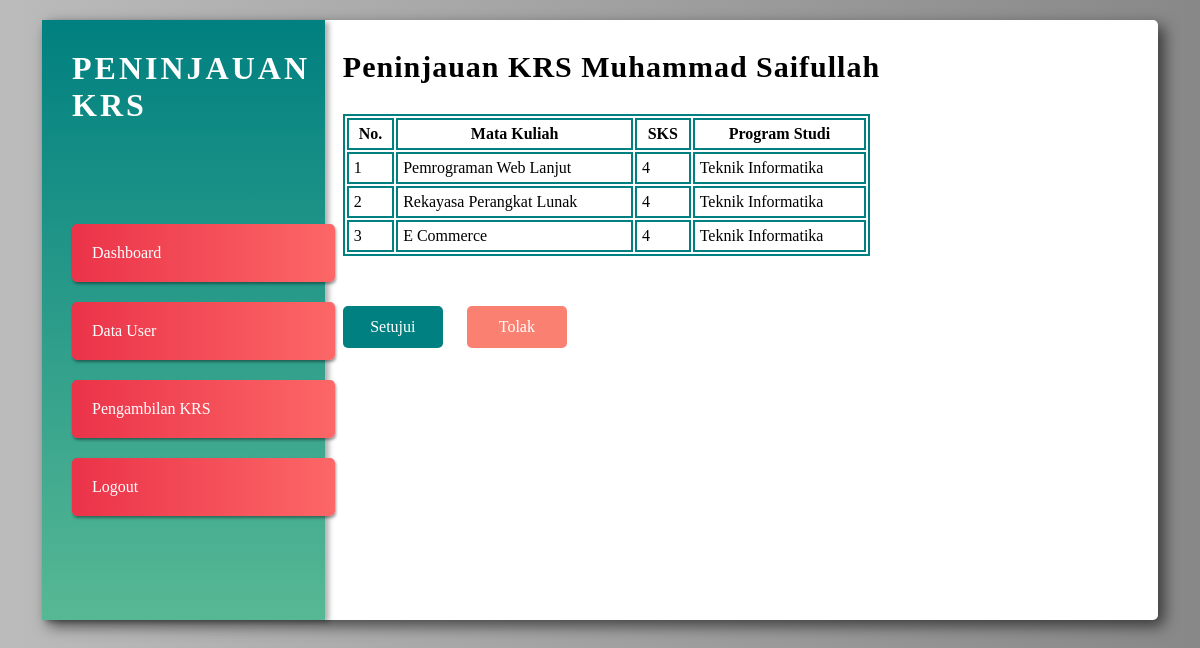
Before: /admin/tinjau.php?nim=20117031 (signed in) with the older database file.
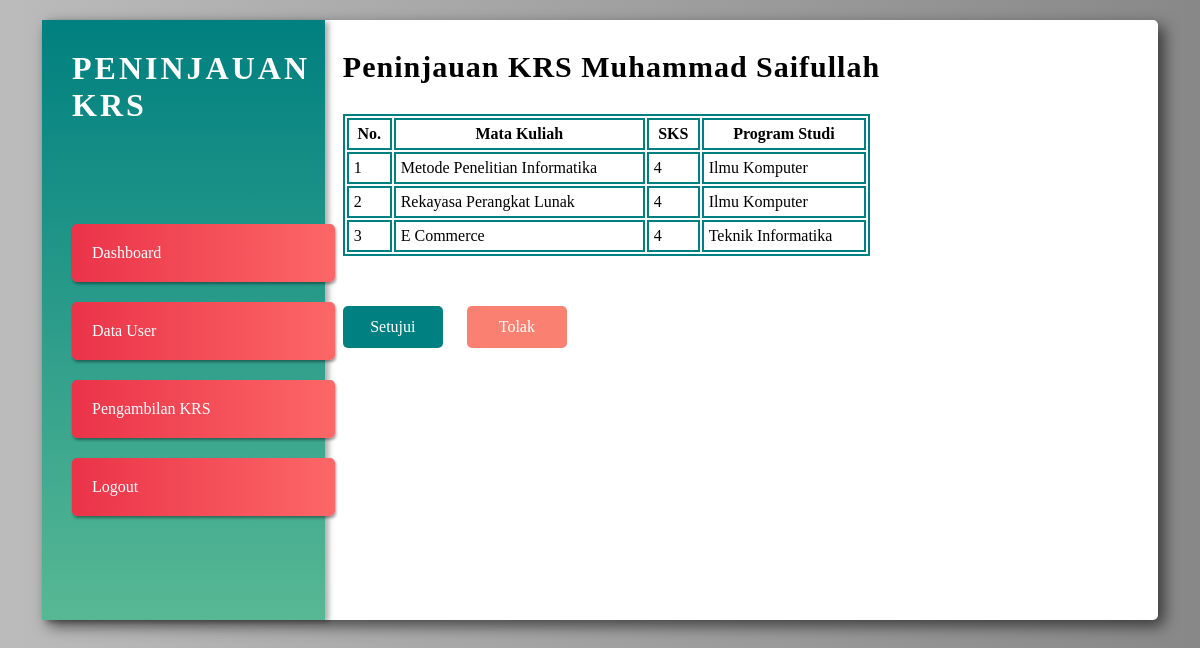
After: the same page with the newer database file.
### tables this page shows
CREATE TABLE `user` (
  `nim` int(11) NOT NULL,
  `nama` varchar(50) NOT NULL,
  `password` text NOT NULL,
  `status` int(11) DEFAULT NULL
);

CREATE TABLE `pengambilan` (
  `id_pengambilan` int(11) NOT NULL,
  `nim` int(11) NOT NULL,
  `id_makul` int(11) NOT NULL,
  `status` varchar(20) NOT NULL
);

CREATE TABLE `mata_kuliah` (
  `id_makul` int(11) NOT NULL,
  `nama_makul` text NOT NULL,
  `sks` int(11) NOT NULL,
  `semester` int(11) NOT NULL,
  `prodi` text NOT NULL
);

### admin/tinjau.php (the view, shortened to what this page needs)
<?php include '../config.php'; ?>
<?php
	$nim      = $_GET['nim'];
	$get_name = mysqli_query($conn, "SELECT * FROM user WHERE nim = '$nim' ");
	$nama     = mysqli_fetch_assoc($get_name)['nama'];
?>
<!DOCTYPE html>
<html lang="en">
<head>
	<link rel="stylesheet" href="../assets/css/dashboard.css">
</head>
<body>
	<div class="wrapper">
		<div class="menu">
			<h1 class="heading">Peninjauan KRS</h1>
			<ul>
				<li>
					<a href="dashboard.php">Dashboard</a>
				</li>
				<li>
					<a href="user.php">Data User</a>
				</li>
				<li>
					<a href="krs.php">Pengambilan KRS</a>
				</li>
				<li>
					<a href="logout.php">Logout</a>
				</li>
			</ul>
		</div>
		<div class="content">
			<div class="admin">
				<h2>Peninjauan KRS <?= $nama ?></h2>
				<table>
					<tr>
						<th>No.</th>
						<th>Mata Kuliah</th>
						<th>SKS</th>
						<th>Program Studi</th>
					</tr>
<?php
	$query = "SELECT * FROM pengambilan JOIN mata_kuliah ON pengambilan.id_makul = mata_kuliah.id_makul WHERE pengambilan.nim = '$nim' ";
	$res   = mysqli_query($conn, $query);
	$no    = 1;
	while($row = mysqli_fetch_assoc($res)):
?>
					<tr>
						<td><?= $no ?></td>
						<td><?= $row['nama_makul'] ?></td>
						<td><?= $row['sks'] ?></td>
						<td><?= $row['prodi'] ?></td>
					</tr>
<?php $no++; endwhile ?>
				</table>
				<div class="btn-actions">
					<a href="aksi.php?aksi=acc&nim=<?= $_GET['nim'] ?>">
						<button class="btn-acc">
							Setujui
						</button>
					</a>
					<a href="aksi.php?aksi=reject&nim=<?= $_GET['nim'] ?>">
						<button class="btn-reject">
							Tolak
						</button>
					</a>
				</div>
			</div>
		</div>
	</div>
</body>
</html>

### assets/css/dashboard.css (style rules this page uses)
* { margin: 0; padding: 0; font-family: "gotham"; }
a { text-decoration: none; }
body { background: linear-gradient(to right, #bbb, #888); }
.wrapper { top: 20px; background-color: #FFF; width: 93%; min-height: 600px; margin: auto; border-radius: 5px; position: relative; box-shadow: 6px 6px 15px rgba(0, 0, 0, .6); }
.wrapper .heading { letter-spacing: 3px; text-transform: uppercase; }
.menu { position: absolute; padding: 30px; width: 20%; bottom: 0; top: 0; box-shadow: 4px 2px 5px rgba(0, 0, 0, .3); color: #FFF; background: linear-gradient(to bottom, teal, #57b894); z-index: 2; }
.menu ul { margin-top: 100px; list-style-type: none; }
.menu ul li { padding: 20px; background: linear-gradient(to right, #EB3349, #fc6767); box-shadow: 1px 2px 3px rgba(0, 0, 0, .4); width: 100%; border-radius: 5px; margin-bottom: 20px; }
.menu ul li a { color: #FFF; }
.content { position: absolute; z-index: 1; bottom: 0; top: 0; padding: 20px; width: 75%; right: 0; }
.admin { padding: 10px; width: 90%; max-height: 450px; overflow: auto; margin: auto; }
.admin h2 { font-size: 30px; letter-spacing: 1px; margin-bottom: 30px; }
.admin table { width: 70%; border: 2px solid teal; }
.admin table tr th, .admin table tr td { border: 2px solid teal; padding: 5px; }
.admin .btn-actions button { margin-top: 50px; border: none; padding: 12px; font-size: 16px; width: 100px; margin-right: 20px; border-radius: 5px; }
.admin .btn-actions .btn-acc { background-color: teal; color: white }
.admin .btn-actions .btn-reject { background-color: salmon; color: white }

Changed rows visible on the page:
changed through a linked row, pengambilan: id_makul.nama_makul "Pemrograman Web Lanjut" → "Metode Penelitian Informatika"; id_makul.prodi "Teknik Informatika" → "Ilmu Komputer"
changed through a linked row, pengambilan "Rekayasa Perangkat Lunak": id_makul.prodi "Teknik Informatika" → "Ilmu Komputer"
